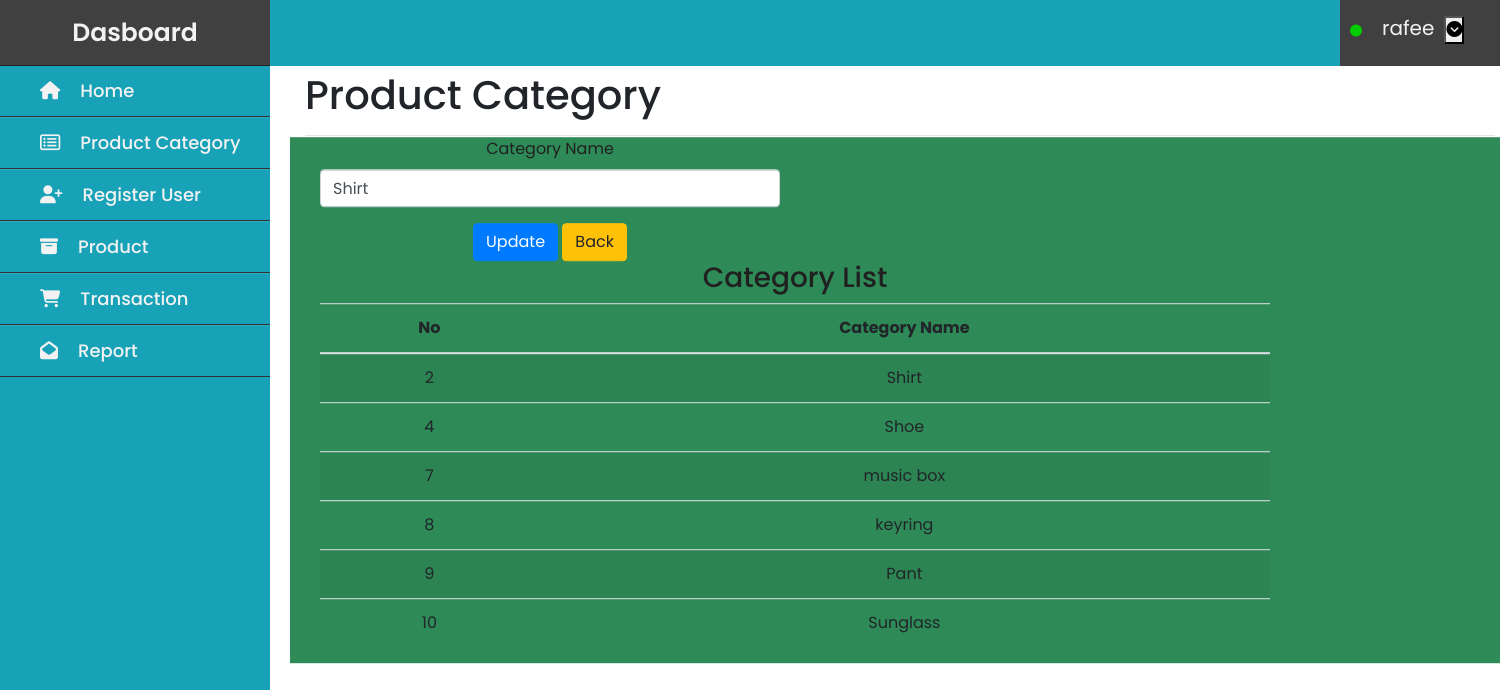
Page /edit_category.php?id=2 (signed in) on the committed database.
### tables this page shows
CREATE TABLE `category` (
  `cat_id` int(11) NOT NULL,
  `cat_name` varchar(200) NOT NULL
);

### edit_category.php (the view, shortened to what this page needs)
<?php
$servername = "localhost";
$username = "root";
$password = "";
$dbname = "pos";
$conn = mysqli_connect($servername, $username, $password, $dbname);
if($_SESSION['role']=="admin"){
    include_once'dashadmin.php';
}else{
    header('location:index.php');
}
if($id=$_GET['id']){
  $sql="SELECT * FROM category WHERE cat_id='".$_GET['id']."' ";
  $result = mysqli_query($conn, $sql);
  $row = mysqli_fetch_assoc($result);
  $tol=json_decode(json_encode($row),FALSE);
  $cat_name = $tol->cat_name;
}else{
  header('location:category.php');
}
?>
<html>
    <head>
<link rel="stylesheet" href="css/bootstrap.min.css">
<link rel="stylesheet" href="css/fontawesome.min.css">
<link rel="stylesheet" href="css/all.min.css">
<link rel="stylesheet" href="css/category.css">
<link rel="stylesheet" href="css/dashboard.css">
</head>
    <body>
<nav class="nav-header">
<div class="nav-user-menu">
<div class="drop-down">
<?php echo '<i class="fas fa-circle"></i><span class="username">' .  $_SESSION['username'] . '</span>'; ?>
<button class="dropbtn" onclick="myFunction() ">
<i class="fa fa-chevron-circle-down" aria-hidden="true"></i>
  </button>
</div>
</div>
</nav>
<div class="content-wrap">
    <section class="content-header">
      <h1>
        Product Category
      </h1>
      <hr>
    </section>
    <section class="content container-fluid">
      <div class="col-md-4">
            <div class="box box-warning">
                <form action="" method="POST">
                  <div class="box-body">
                    <div class="form-group">
                      <label for="category">Category Name</label>
                      <input type="text" class="form-control" name="category" placeholder="Enter Category"
                      value="<?php echo $cat_name; ?>" required>
                    </div>
                  </div>
                  <div class="box-footer">
                      <button type="submit" class="btn btn-primary" name="btn_edit">Update</button>
                      <a href="category.php" class="btn btn-warning">Back</a>
                  </div>
                </form>
            </div>
      </div>
      <div class="col-md-8">
        <div class="box">
          <div class="box-header with-border">
            <h3 class="box-title">Category List</h3>
          </div>
          <div class="box-body">
          <table class="table table-striped">
              <thead>
                  <tr>
                      <th>No</th>
                      <th>Category Name</th>
                  </tr>
              </thead>
              <tbody>
              <?php
                $sql="SELECT * FROM category";
                $result = mysqli_query($conn, $sql);
              while($row = mysqli_fetch_assoc($result) ){
                $tol=json_decode(json_encode($row),FALSE);
                  ?>
                <tr>
                  <td><?php echo $tol->cat_id; ?></td>
                  <td><?php echo $tol->cat_name; ?></td>
                </tr>
              <?php
              }
              ?>
              </tbody>
          </table>
          </div>
        </div>
      </div>
    </section>
  </div>
    </body>
</html>

### css/dashadmin.css (style rules this page uses)
* { margin: 0; padding: 0; box-sizing: border-box; font-family: sans-serif; }
.content { position: absolute; top: 50%; left: 50%; transform: translate(-50%,-50%); color: #202020; z-index: -1; width: 100%; text-align: center; }

### css/category.css (style rules this page uses)
.content { background: seagreen; margin-left: 290px; }

### css/dashboard.css (style rules this page uses)
* { font-family: 'Poppins', sans-serif; box-sizing: border-box; }
.nav-header { height: 66px; background: #17a2b8; width: 100%; }
.nav-user-menu { float: right; height: 66px; width: 160px; background-color:#404040; }
.username { color:#f2f2f2; background:#404040; padding: 10px; font-size: 20px; font-weight: 400; height: 35px; }
i.fas { color: #00cc00; padding: 25px 10px ; font-size: 12px; }

### edit_category.php (style rules this page uses)
.content-wrap { margin-left: 300px; padding:5px; }

### rows in the picture
category: category "Shirt", cat_id "2", cat_name "Shirt"
category: cat_id "4", cat_name "Shoe"
category: cat_id "7", cat_name "music box"
category: cat_id "8", cat_name "keyring"
category: cat_id "9", cat_name "Pant"
category: cat_id "10", cat_name "Sunglass"

### other values in the picture
$_SESSION['username'] "rafee"
